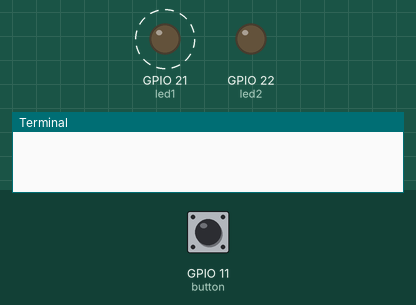
Recording of a program running on a simulated Raspberry Pi (BCM pin numbers). On the bench: output pins drawn as LEDs (lit = HIGH), the last lines printed to the terminal. Dashed ring = blinking. The inputs (shaded band) are chosen by the test bench; at power-on: GPIO 11 (button) HIGH.

Above: at 1.2 s.
1.3 s: GPIO 11 (button) pulled LOW for 0.15 s
At 2.8 s:
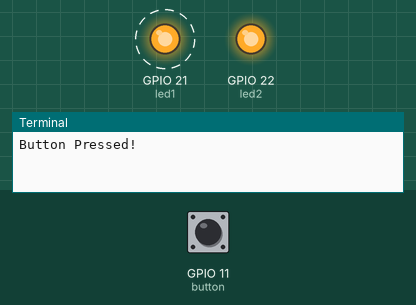
4.4 s: GPIO 11 (button) pulled LOW for 1 s
At 6.3 s:
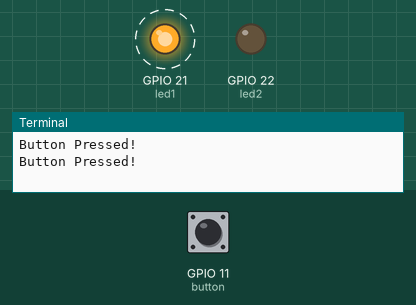
8.4 s: GPIO 11 (button) pulled LOW for 3.2 s
At 9.8 s:
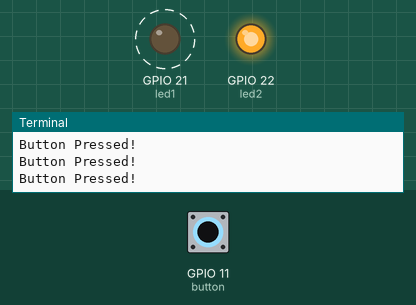
Timing chart, 0 to 20.6 s (numbered marks = the images above; inputs shaded):
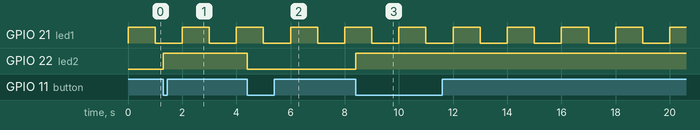

Measured:
- after the input at 1.3 s, GPIO 22 (led2): LOW → HIGH at once
- after the input at 4.4 s, GPIO 22 (led2): HIGH → LOW at once
- after the input at 8.4 s, GPIO 22 (led2): LOW → HIGH at once
- by itself, GPIO 21 (led1): alternates HIGH for 1.0 s and LOW for 1.0 s

The program:

led.py
```python
from gpiozero import LED, Button
from time import sleep

led1 = LED(21)
led1.blink()

led2 = LED(22)


def button_pressed():
    print('Button Pressed!')
    led2.toggle()


button = Button(11)
button.when_pressed = button_pressed

while True:
    sleep(0.1)
```
